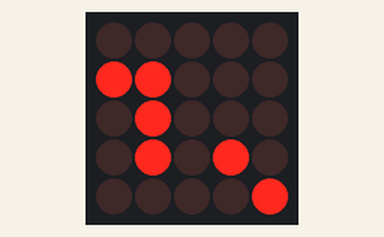
Recording of a sketch running on a simulated Arduino Uno, built with avr-gcc and run on an emulated ATmega328P. On the bench: 5×5 LED matrix. Wiring (inferred from the names in the program): LED matrix (orientation assumed): rows pin 2, pin 3, pin 4, pin 5, pin 6; columns pin 7, pin 8, pin 11, pin 12, pin 13. Random numbers use the default seed unless the sketch sets one; what the sketch prints to the serial monitor is not drawn.

Above: at 0.1 s.
At 5.1 s:
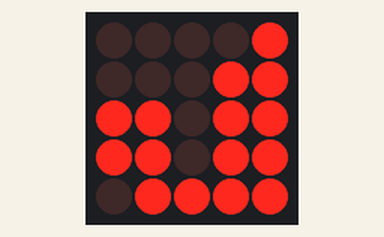
At 10.1 s:
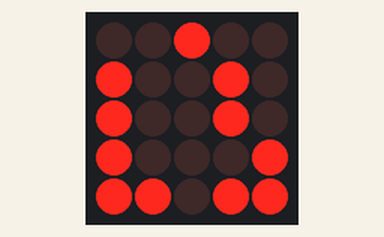
At 15.1 s:
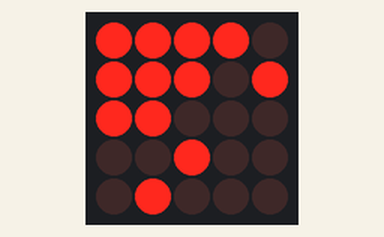
At 25.1 s:
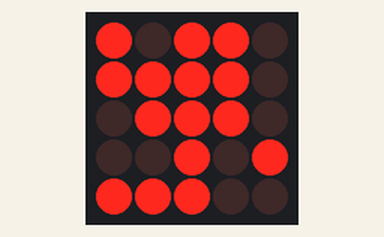
At 35.1 s:
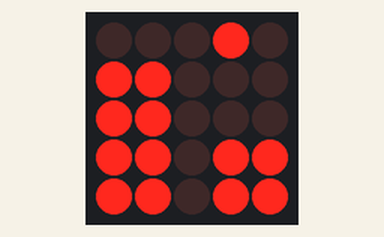

The sketch:

SFZ_Matrix_Hallo.ino
```cpp
/*!
****************************************************************************************************
* \file      SFZ_Matrix_Hallo.ino
*
* \ingroup   MATRIX
*
*            Arduino Software für die 5x5 LED Matrix im SFZ Wangen
*
****************************************************************************************************
*/
/*!
****************************************************************************************************
* \defgroup MATRIX     5x5 LED Matrix Ansteuerung
****************************************************************************************************
*/
#include <avr/pgmspace.h>    /* const Variablen im ROM ablegen und so... */
#include <EEPROM.h>

#include "LED_Matrix_Ansteuerung.h"

#define BUTTON_PIN      A0
#define LED_UPDATE_MATRIX_ZYKLUS_MS 1u
#define LED_WECHSEL_ANZEIGE_MS  5000u

LED_Matrix Matrix;

unsigned long nextUpdateMatrix = 0u;
unsigned long nextTestAnzeigeUpdate = 0u;


const byte TestFrame[MATRIX_DIM] = {
 B00100,
 B00100,
 B11011,
 B00100,
 B00100
};

/*------------------------------------------------------------------------------------------------*/
/*!
* \brief     Arduino Setup
*
*            Wird beim Start des Programms (entweder nach dem uebertragen auf das Board oder
*            nach Druecken des Reset-Tasters) einmalig aufgerufen,
*            um z. B. Pins als Eingang oder Ausgang zu definieren.
*/
/*------------------------------------------------------------------------------------------------*/
void setup() {

  Serial.begin(9600);

  Matrix.begin();
  Matrix.clear();

  Serial.println("Hallo erst mal!");

  pinMode(BUTTON_PIN, INPUT);
  digitalWrite(BUTTON_PIN, HIGH);  // set pullup on analog pin 0

  randomSeed(analogRead(1u));
}

/*------------------------------------------------------------------------------------------------*/
/*!
* \brief     Arduino Main Loop
*
*            Wird durchgehend immer wieder durchlaufen, solange das Arduino-Board eingeschaltet ist.
*/
/*------------------------------------------------------------------------------------------------*/
void loop() {

  unsigned long systemZeit = millis();
  if (systemZeit > nextUpdateMatrix) {
    nextUpdateMatrix = systemZeit + LED_UPDATE_MATRIX_ZYKLUS_MS;
    Matrix.refresh();
  }

  if (systemZeit > nextTestAnzeigeUpdate) {
    nextTestAnzeigeUpdate = systemZeit + LED_WECHSEL_ANZEIGE_MS;

    byte naechsteAnzeige[MATRIX_DIM];
    for(byte i=0u; i<MATRIX_DIM; i++) {
      naechsteAnzeige[i] = random(0, B00100000);
    }

    Matrix.setFrame(naechsteAnzeige);

  }


}
```

LED_Matrix_Ansteuerung.h
```cpp
#ifndef _LED_Matrix_Ansteuerung_h
#define _LED_Matrix_Ansteuerung_h


#define MATRIX_DIM   5 /* x/y dimension - 5x5 matrix */

class LED_Matrix {
  private:
    byte AktuelleAnzeige[MATRIX_DIM];
    byte Zeile;

  public:
    void begin(void);
    void clear(void);
    void setFrame(const byte* newFrame);
    void moveFrame(byte x, byte y);
    void refresh(void);
};

#endif
```

LED_Matrix_Ansteuerung.ino
```cpp
#include <avr/pgmspace.h> // store variables in ROM

#include "LED_Matrix_Ansteuerung.h"


// col[xx] of leds - anodes
// these are the arduino pins assigned to each column
int SpaltenPins[MATRIX_DIM] =  {7, 8, 11,12,13};

// row[xx] of leds - cathodes
// these are the arduino pins assigned to each row
int ZeilenPins[MATRIX_DIM] = {2,3,4,5,6};


const byte IdleFrame[MATRIX_DIM] = {
 B10001,
 B01010,
 B00100,
 B01010,
 B10001
};

const byte blankFrame[MATRIX_DIM] = {
 B00000,
 B00000,
 B00000,
 B00000,
 B00000
};


/*------------------------------------------------------------------------------------------------*/
/*!
* \brief     Matrix Module Initalization
*
*            Hier werdern die I/O Pins entsprechend der Vorgaben in
*            spalten[] und zeilen[] als Ausgang definiert.
*/
/*------------------------------------------------------------------------------------------------*/
void LED_Matrix::begin(void)
{

  // sets the pins as output
  for (int i = 0; i < MATRIX_DIM; i++) {
    pinMode(SpaltenPins[i], OUTPUT);
    pinMode(ZeilenPins[i], OUTPUT);
  }

  // set up cols and rows (set display to dark)
  for (int i = 0; i < MATRIX_DIM; i++) {
    digitalWrite(SpaltenPins[i], LOW);
  }

  for (int i = 0; i < MATRIX_DIM; i++) {
    digitalWrite(ZeilenPins[i], HIGH);
  }
}

/*------------------------------------------------------------------------------------------------*/
/*!
* \brief     Alle Matrix LEDs ausschalten
*
*            Mit dieser Funktion werden alle LEDs der Matrix ausgeschalten.
*/
/*------------------------------------------------------------------------------------------------*/
void LED_Matrix::clear(void) {
  setFrame(blankFrame);
}

/*------------------------------------------------------------------------------------------------*/
/*!
* \brief     Matrix LEDs ein/ausschalten
*
*            Diese Funktion muss zyklisch alle 1ms aufgerufen werden und setzt nacheinander
*            die Spalten und Zeilen Pins für die aktuelle Anzeige.
*/
/*------------------------------------------------------------------------------------------------*/
void LED_Matrix::setFrame(const byte* FrameSet)
{
  for (int i = 0; i < MATRIX_DIM ; i++) {
    AktuelleAnzeige[i] = FrameSet[i];
  }
}

void LED_Matrix::moveFrame(byte x, byte y)
{
  for (int i = 0; i < MATRIX_DIM ; i++) {
    if(x > 0u) {
      byte tempZeile = (AktuelleAnzeige[i] & B00011111);
      for (byte i=0u; i<=x; i++){
        byte shiftBit = tempZeile & 1u;
        tempZeile >>= 1u;
        tempZeile |= (shiftBit << MATRIX_DIM);
      }
      AktuelleAnzeige[i] = tempZeile;
    }
  }
}

/*------------------------------------------------------------------------------------------------*/
/*!
* \brief     Matrix LEDs ein/ausschalten
*
*            Diese Funktion muss zyklisch alle 1ms aufgerufen werden und setzt nacheinander
*            die Spalten und Zeilen Pins für die aktuelle Anzeige.
*/
/*------------------------------------------------------------------------------------------------*/
void LED_Matrix::refresh(void)
{
  /* Ersteinmal die vorherige Zeile ausschalten. */
  digitalWrite(ZeilenPins[Zeile], HIGH);

  /* Dann, die neue Zeile anschauen, bzw. wieder die erste Zeile.... */
  if (++Zeile == MATRIX_DIM) {
    Zeile = 0u;
  }

  /* Aktuelle Spalte LED ein/aus schalten .... */
  byte Spalte = AktuelleAnzeige[Zeile];
  for (int j=0u; j<MATRIX_DIM; j++) {
    if ((Spalte >> j) & 1u){
      digitalWrite(SpaltenPins[j], HIGH);
    } else {
      digitalWrite(SpaltenPins[j], LOW);
    }
  }

  /* Aber jezt, die Zeile und somit die LEDs auf einmal einschalten! */
  digitalWrite(ZeilenPins[Zeile], LOW);

}
```

Measured:
- what the display in image 0 shows lasts 5.1 s, from 0.0 s to 5.1 s
